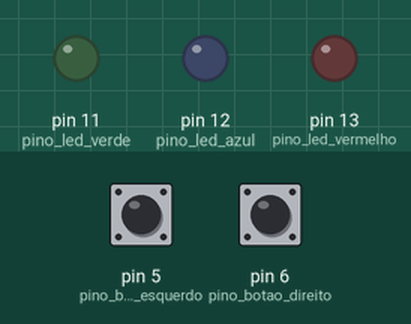
Simulated run of this program. Board: MicroPython board. Shown: output pins drawn as LEDs (lit = HIGH). The inputs (shaded band) are chosen by the test bench; at power-on: pin 5 (pino_botao_esquerdo) HIGH, pin 6 (pino_botao_direito) HIGH.

Above: at 1.2 s.
1.3 s: pin 5 (pino_botao_esquerdo) pulled LOW for 0.15 s
At 2.1 s:
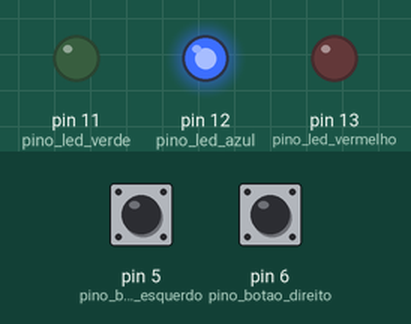
2.9 s: pin 6 (pino_botao_direito) pulled LOW for 0.15 s
At 3.3 s:
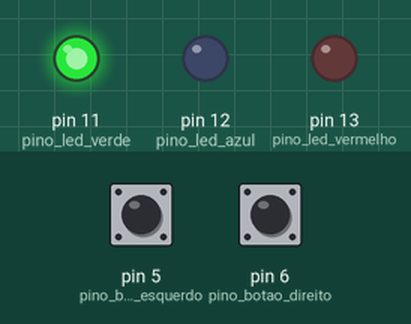
4.5 s: pin 5 (pino_botao_esquerdo) pulled LOW for 1 s
At 5.8 s:
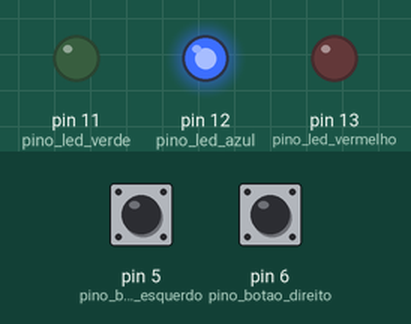
7.0 s: pin 6 (pino_botao_direito) pulled LOW for 1 s
At 7.8 s:
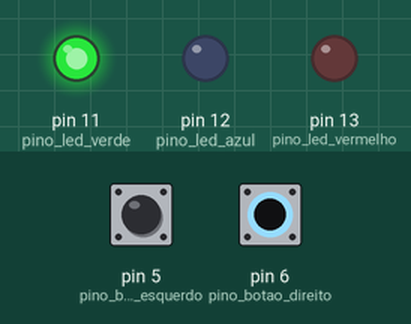
9.5 s: pin 5 (pino_botao_esquerdo) driven LOW and pin 6 (pino_botao_direito) driven LOW
At 10.9 s:
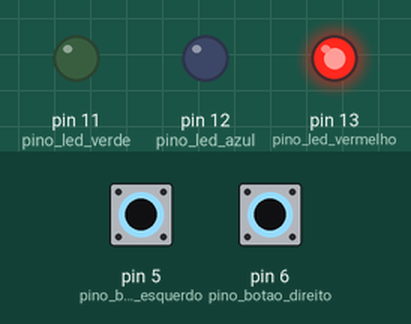
Timing chart, 0 to 12.0 s (numbered marks = the images above; inputs shaded):
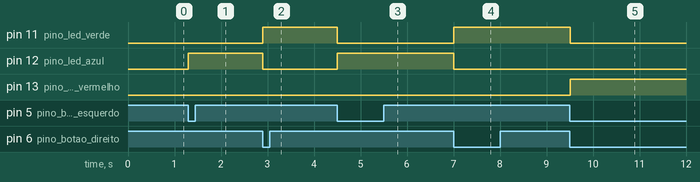

The program:

botao_ex02.py
```python
from machine import Pin
import time

pino_botao_esquerdo = Pin(5, Pin.IN, Pin.PULL_UP)
pino_botao_direito = Pin(6, Pin.IN, Pin.PULL_UP)

pino_led_verde = Pin(11, Pin.OUT)
pino_led_azul = Pin(12, Pin.OUT)
pino_led_vermelho = Pin(13, Pin.OUT)

def desligar_tudo():
    pino_led_verde.value(0)
    pino_led_azul.value(0)
    pino_led_vermelho.value(0)

while True:
    if pino_botao_direito.value() == 0 and pino_botao_esquerdo.value() == 0:
        desligar_tudo()
        pino_led_vermelho.value(1)

    elif pino_botao_esquerdo.value() == 0:
        desligar_tudo()
        pino_led_azul.value(1)

    elif pino_botao_direito.value() == 0:
        desligar_tudo()
        pino_led_verde.value(1)

    time.sleep(0.1)
```

Measured:
- after the input at 1.3 s, pin 12 (pino_led_azul): LOW → HIGH at once
- after the input at 2.9 s, pin 11 (pino_led_verde): LOW → HIGH at once; pin 12 (pino_led_azul): HIGH → LOW at once
- after the input at 4.5 s, pin 11 (pino_led_verde): HIGH → LOW at once; pin 12 (pino_led_azul): LOW → HIGH at once
- after the input at 7.0 s, pin 11 (pino_led_verde): LOW → HIGH at once; pin 12 (pino_led_azul): HIGH → LOW at once
- after the input at 9.5 s, pin 11 (pino_led_verde): HIGH → LOW at once; pin 13 (pino_led_vermelho): LOW → HIGH at once
